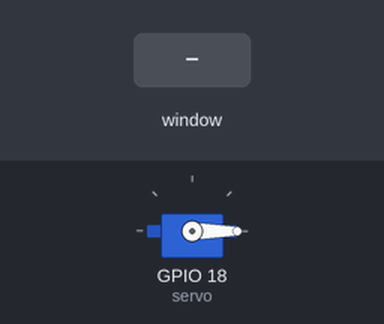
Bench run of a program on a simulated Raspberry Pi (BCM pin numbers). On the bench: servo. The inputs (shaded band) are chosen by the test bench. The desktop window is not drawn, its controls go by their first labels and the mouse button is held 0.15 s; servo angles are drawn from the pulse width (0.5 ms = 0°, 2.5 ms = 180°).

Above: at 1.2 s.
1.3 s: slider 1 in the window set to 90
At 2.5 s:
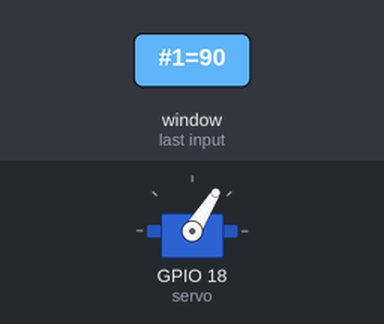
2.8 s: slider 1 in the window set to 180
At 3.8 s:
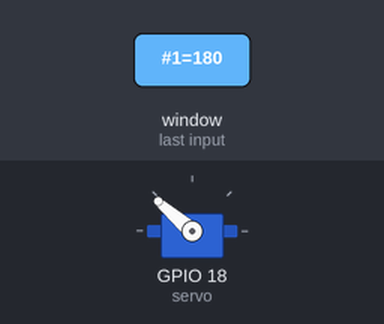
Timing chart, 0 to 5.8 s (numbered marks = the images above; inputs shaded):
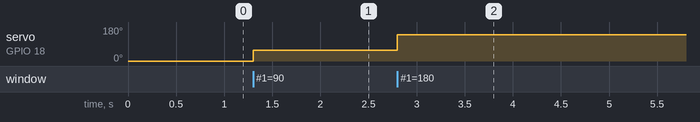

Measured:
- after the input at 1.3 s, servo on GPIO 18 (servo): 0° → 58° at once
- after the input at 2.8 s, servo on GPIO 18 (servo): 58° → 139° at once

The program:

re_servo.py
```python
from RPi import GPIO
from tkinter import *
from time import sleep

clk=23
dt=24
servo=18


GPIO.setmode(GPIO.BCM)
GPIO.setup(servo,GPIO.OUT)
GPIO.setup(clk,GPIO.IN,pull_up_down=GPIO.PUD_DOWN)
GPIO.setup(dt,GPIO.IN,pull_up_down=GPIO.PUD_DOWN)

counter=0
clkLastState=GPIO.input(clk)

pwm=GPIO.PWM(servo,100)
pwm.start(5)
GPIO.setwarnings(False)

master=counter
class App:
    def __init__(self,master):
        frame= Frame(master)
        frame.pack()
        scale=Scale(frame,from_=0,to=180,orient=HORIZONTAL,command=self.update)
        scale.grid(row=0)
    def update(self,angle):
        duty=float(angle)/10.0+2.5
        pwm.ChangeDutyCycle(duty)
root= Tk()
root.wm_title('Servo Control')
app= App(root)
root.geometry("200x50+0+0")
root.mainloop()

try:
    while True:
        clkState=GPIO.input(clk)
        dtState=GPIO.input(dt)
        if clkState !=clkState:
            if dtState !=dtState:
                counter +=1
            else:
                counter -=1
        print(counter)
        clkLastState=clkState
        sleep(0.01)
finally:
    GPIO.cleanup()
```
